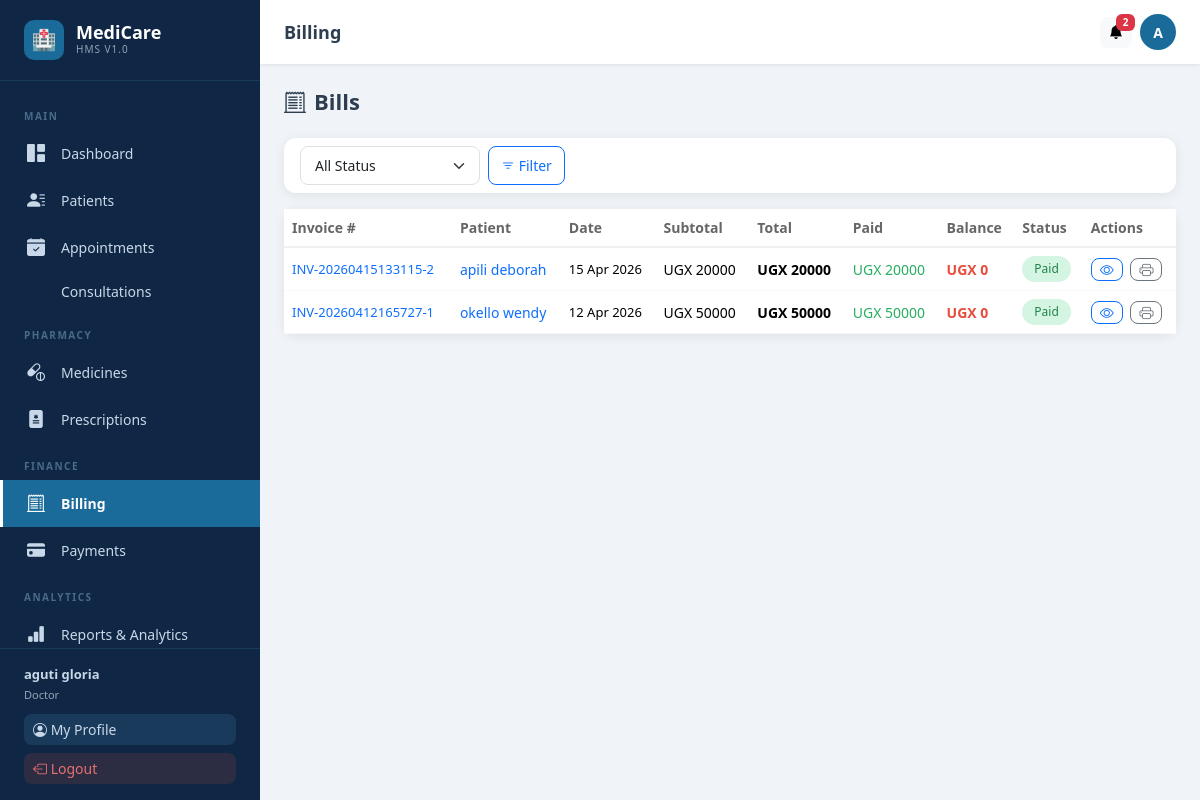
Screenshot of /billing/ (signed in) with the database file from the repository.
### users/models.py (models this page shows, shortened)
class User(AbstractUser):
    ROLE_CHOICES = [
        ('admin', 'Admin'),
        ('doctor', 'Doctor'),
        ('nurse', 'Nurse'),
        ('patient', 'Patient'),
    ]
    role = models.CharField(max_length=20, choices=ROLE_CHOICES, default='patient')
    phone = models.CharField(max_length=20, blank=True)
    profile_pic = models.ImageField(upload_to='profiles/', blank=True, null=True)
    is_approved = models.BooleanField(default=True)
    created_at = models.DateTimeField(auto_now_add=True)

### billing/models.py (models this page shows, shortened)
class Bill(models.Model):
    STATUS_CHOICES = [('Pending','Pending'),('Partial','Partial'),('Paid','Paid'),('Cancelled','Cancelled'),('Overdue','Overdue')]
    patient = models.ForeignKey(Patient, on_delete=models.CASCADE, related_name='bills')
    date = models.DateTimeField(auto_now_add=True)
    due_date = models.DateField(null=True, blank=True)
    status = models.CharField(max_length=20, choices=STATUS_CHOICES, default='Pending')
    discount = models.DecimalField(max_digits=10, decimal_places=2, default=0)
    tax = models.DecimalField(max_digits=10, decimal_places=2, default=0)
    notes = models.TextField(blank=True)
    created_by = models.ForeignKey(User, on_delete=models.SET_NULL, null=True)
    invoice_number = models.CharField(max_length=50, unique=True, blank=True)
    @property
    def subtotal(self):
        return sum(item.amount for item in self.items.all())
    @property
    def total(self):
        return self.subtotal + self.tax - self.discount
    @property
    def amount_paid(self):
        from payments.models import Payment
        paid = Payment.objects.filter(bill=self, status='Success').aggregate(total=models.Sum('amount'))
        return paid['total'] or 0
    @property
    def balance(self):
        return self.total - self.amount_paid
    class Meta: ordering = ['-date']

class BillItem(models.Model):
    ITEM_TYPES = [
        ('Consultation','Consultation'),('Appointment','Appointment'),
        ('Medicine','Medicine'),('Lab','Lab Test'),('Other','Other'),
    ]
    bill = models.ForeignKey(Bill, on_delete=models.CASCADE, related_name='items')
    item_type = models.CharField(max_length=20, choices=ITEM_TYPES, default='Other')
    description = models.CharField(max_length=200)
    quantity = models.IntegerField(default=1)
    unit_price = models.DecimalField(max_digits=10, decimal_places=2)
    amount = models.DecimalField(max_digits=10, decimal_places=2)

### patients/models.py (models this page shows, shortened)
class Patient(models.Model):
    BLOOD_TYPES = [('A+','A+'),('A-','A-'),('B+','B+'),('B-','B-'),('AB+','AB+'),('AB-','AB-'),('O+','O+'),('O-','O-')]
    STATUS_CHOICES = [('Active','Active'),('Discharged','Discharged'),('Transferred','Transferred'),('Deceased','Deceased')]
    GENDER_CHOICES = [('Male','Male'),('Female','Female'),('Other','Other')]
    user = models.OneToOneField(User, on_delete=models.SET_NULL, null=True, blank=True, related_name='patient_profile')
    name = models.CharField(max_length=200)
    age = models.IntegerField(default=0)
    gender = models.CharField(max_length=10, choices=GENDER_CHOICES, default='Male')
    phone = models.CharField(max_length=20, blank=True)
    address = models.TextField(blank=True)
    blood_type = models.CharField(max_length=5, choices=BLOOD_TYPES, blank=True)
    admission_date = models.DateField(auto_now_add=True)
    status = models.CharField(max_length=20, choices=STATUS_CHOICES, default='Active')
    emergency_contact = models.CharField(max_length=200, blank=True)
    emergency_phone = models.CharField(max_length=20, blank=True)
    allergies = models.TextField(blank=True)
    notes = models.TextField(blank=True)
    assigned_doctor = models.ForeignKey(User, on_delete=models.SET_NULL, null=True, blank=True, related_name='doctor_patients', limit_choices_to={'role': 'doctor'})
    created_at = models.DateTimeField(auto_now_add=True)
    updated_at = models.DateTimeField(auto_now=True)

### billing/views.py (the view)
# urls.py: path('', views.bill_list, name='bill_list'),
@login_required
def bill_list(request):
    user = request.user
    bills = Bill.objects.select_related('patient').all()
    if user.role == 'patient':
        try: bills = bills.filter(patient=user.patient_profile)
        except: bills = bills.none()
    status = request.GET.get('status','')
    if status: bills = bills.filter(status=status)
    return render(request, 'billing/bill_list.html', {'bills': bills, 'status_filter': status})

### notifications/context_processors.py (called while the page is built)
def unread_notifications(request):
    if request.user.is_authenticated:
        from notifications.models import Notification
        count = Notification.objects.filter(recipient=request.user, is_read=False).count()
        return {'unread_notification_count': count}
    return {'unread_notification_count': 0}

### users/templatetags/hms_tags.py (called while the page is built)
@register.filter
def split(value, arg):
    return value.split(arg)

### templates/billing/bill_list.html (shortened to what this page needs)
{% extends 'base.html' %}
{% load hms_tags %}
{% block page_title %}Billing{% endblock %}
{% block content %}
<div class="page-header">
  <h1><i class="bi bi-receipt-cutoff me-2"></i>Bills</h1>
</div>
<div class="card mb-3"><div class="card-body py-2">
  <form class="d-flex gap-2 flex-wrap" method="get">
    <select name="status" class="form-select" style="width:180px">
      <option value="">All Status</option>
    </select>
    <button class="btn btn-outline-primary" type="submit"><i class="bi bi-filter"></i> Filter</button>
  </form>
</div></div>
<div class="card"><div class="table-responsive">
  <table class="table table-hover mb-0">
    <thead><tr><th>Invoice #</th><th>Patient</th><th>Date</th><th>Subtotal</th><th>Total</th><th>Paid</th><th>Balance</th><th>Status</th><th>Actions</th></tr></thead>
    <tbody>
    {% for b in bills %}
    <tr>
      <td style="font-size:13px"><a href="{% url 'billing:bill_detail' b.pk %}" style="text-decoration:none">{{ b.invoice_number }}</a></td>
      <td><a href="{% url 'patients:patient_detail' b.patient.pk %}" style="text-decoration:none;font-weight:500">{{ b.patient.name }}</a></td>
      <td style="font-size:13px;white-space:nowrap">{{ b.date|date:"d M Y" }}</td>
      <td>UGX {{ b.subtotal|floatformat:0 }}</td>
      <td class="fw-bold">UGX {{ b.total|floatformat:0 }}</td>
      <td style="color:#27ae60">UGX {{ b.amount_paid|floatformat:0 }}</td>
      <td style="color:#e74c3c;font-weight:600">UGX {{ b.balance|floatformat:0 }}</td>
      <td><span class="badge-pill status-{{ b.status|lower }}">{{ b.status }}</span></td>
      <td>
        <a href="{% url 'billing:bill_detail' b.pk %}" class="btn btn-sm btn-outline-primary py-0 px-2 me-1"><i class="bi bi-eye"></i></a>
        <a href="{% url 'billing:invoice_pdf' b.pk %}" class="btn btn-sm btn-outline-secondary py-0 px-2" target="_blank"><i class="bi bi-printer"></i></a>
      </td>
    </tr>
    {% empty %}<tr><td colspan="9" class="text-center py-5 text-muted">No bills found.</td></tr>
    {% endfor %}
    </tbody>
  </table>
</div></div>
{% endblock %}

### templates/base.html (shortened to what this page needs)
<!DOCTYPE html>
<html lang="en">
<head>
{% load static %}
<link href="https://cdn.jsdelivr.net/npm/bootstrap@5.3.2/dist/css/bootstrap.min.css" rel="stylesheet">
<link href="https://cdn.jsdelivr.net/npm/bootstrap-icons@1.11.3/font/bootstrap-icons.min.css" rel="stylesheet">
</head>
<body>
{% if user.is_authenticated %}
<aside class="sidebar" id="sidebar">
  <a href="{% url 'users:dashboard' %}" class="sidebar-brand">
    <div class="logo-icon">🏥</div>
    <div><div class="logo-text">MediCare</div><div class="logo-sub">HMS v1.0</div></div>
  </a>
  <nav class="sidebar-nav">
    <div class="nav-section-title">Main</div>
    <a href="{% url 'users:dashboard' %}" class="nav-link {% if request.resolver_match.url_name == 'dashboard' %}active{% endif %}">
      <i class="bi bi-grid-1x2-fill"></i> Dashboard
    </a>
    {% if user.role != 'patient' %}
    <a href="{% url 'patients:patient_list' %}" class="nav-link {% if 'patients' in request.path %}active{% endif %}">
      <i class="bi bi-person-lines-fill"></i> Patients
    </a>
    {% endif %}
    <a href="{% url 'appointments:appointment_list' %}" class="nav-link {% if 'appointments' in request.path and 'consultations' not in request.path %}active{% endif %}">
      <i class="bi bi-calendar-check-fill"></i> Appointments
    </a>
    <a href="{% url 'appointments:consultation_list' %}" class="nav-link {% if 'consultations' in request.path %}active{% endif %}">
       Consultations
    </a>
    <div class="nav-section-title">Pharmacy</div>
    <a href="{% url 'pharmacy:medicine_list' %}" class="nav-link {% if 'pharmacy' in request.path and 'prescriptions' not in request.path and 'orders' not in request.path %}active{% endif %}">
      <i class="bi bi-capsule-pill"></i> Medicines
    </a>
    <a href="{% url 'pharmacy:prescription_list' %}" class="nav-link {% if 'prescriptions' in request.path %}active{% endif %}">
      <i class="bi bi-file-medical-fill"></i> Prescriptions
    </a>
    <div class="nav-section-title">Finance</div>
    <a href="{% url 'billing:bill_list' %}" class="nav-link {% if 'billing' in request.path %}active{% endif %}">
      <i class="bi bi-receipt-cutoff"></i> Billing
    </a>
    <a href="{% url 'payments:payment_list' %}" class="nav-link {% if 'payments' in request.path %}active{% endif %}">
      <i class="bi bi-credit-card-fill"></i> Payments
    </a>
    {% if user.role == 'admin' or user.role == 'doctor' %}
    <div class="nav-section-title">Analytics</div>
    <a href="{% url 'reports:dashboard' %}" class="nav-link {% if 'reports' in request.path %}active{% endif %}">
      <i class="bi bi-bar-chart-fill"></i> Reports & Analytics
    </a>
    {% endif %}
  </nav>
  <div class="sidebar-footer">
    <div style="color:#c8d8e8;font-size:13px;margin-bottom:10px">
      <strong>{{ user.get_full_name|default:user.username }}</strong><br>
      <span style="opacity:.7;font-size:11px;text-transform:capitalize">{{ user.role }}</span>
    </div>
    <a href="{% url 'users:profile' %}" class="btn btn-sm mb-2" style="background:#1a3a5c;color:#c8d8e8;width:100%;text-align:left">
      <i class="bi bi-person-circle"></i> My Profile
    </a>
    <a href="{% url 'users:logout' %}" class="btn btn-sm" style="background:#e74c3c22;color:#e87070;width:100%;text-align:left">
      <i class="bi bi-box-arrow-left"></i> Logout
    </a>
  </div>
</aside>
<div class="topbar">
  <span class="page-title">{% block page_title %}Dashboard{% endblock %}</span>
  <div class="topbar-actions">
    <a href="{% url 'notifications:notification_list' %}" class="btn btn-light btn-sm position-relative" title="Notifications">
      <i class="bi bi-bell-fill"></i>
      {% if unread_notification_count > 0 %}
      <span class="badge bg-danger position-absolute" style="top:-4px;right:-4px;font-size:10px;min-width:18px">{{ unread_notification_count }}</span>
      {% endif %}
    </a>
    <a href="{% url 'users:profile' %}" class="topbar-avatar" title="My Profile">
      {{ user.first_name|first|upper|default:user.username|first|upper }}
    </a>
  </div>
</div>
<main class="main-wrapper">
{% endif %}
  {% block content %}{% endblock %}
{% if user.is_authenticated %}</main>{% endif %}
</body>
</html>

### templates/base.html (style rules this page uses)
:root { --primary:#1a6b9a;--primary-dark:#134f73;--primary-light:#e8f4fd; --sidebar-w:260px;--sidebar-bg:#0f2744;--sidebar-text:#c8d8e8; --sidebar-hover:#1a3a5c;--sidebar-active:#1a6b9a; --topbar-h:64px;--body-bg:#f0f4f8;--card-shadow:0 2px 12px rgba(0,0,0,.08); }
body { background:var(--body-bg);font-family:'Segoe UI',system-ui,sans-serif;margin:0;overflow-x:hidden }
.sidebar { position:fixed;top:0;left:0;height:100vh;width:var(--sidebar-w);background:var(--sidebar-bg);z-index:1000;display:flex;flex-direction:column;transition:transform .3s ease }
.sidebar-brand { padding:20px 24px;border-bottom:1px solid #1a3a5c;display:flex;align-items:center;gap:12px;color:#fff;text-decoration:none }
.sidebar-brand .logo-icon { width:40px;height:40px;background:var(--primary);border-radius:10px;display:flex;align-items:center;justify-content:center;font-size:20px;flex-shrink:0 }
.sidebar-brand .logo-text { font-size:18px;font-weight:700;line-height:1.1 }
.sidebar-brand .logo-sub { font-size:10px;color:var(--sidebar-text);opacity:.7;letter-spacing:1px;text-transform:uppercase }
.sidebar-nav { flex:1;overflow-y:auto;padding:12px 0 }
.nav-section-title { font-size:10px;font-weight:600;color:#4a6a8a;text-transform:uppercase;letter-spacing:1.5px;padding:16px 24px 6px }
.nav-link { display:flex;align-items:center;gap:12px;padding:10px 24px;color:var(--sidebar-text);text-decoration:none;font-size:14px;transition:all .2s;border-left:3px solid transparent }
.nav-link.active { background:var(--sidebar-active);color:#fff;border-left-color:#fff;font-weight:600 }
.nav-link .bi { font-size:18px;flex-shrink:0;width:22px }
.sidebar-footer { padding:16px 24px;border-top:1px solid #1a3a5c }
.topbar { position:fixed;top:0;left:var(--sidebar-w);right:0;height:var(--topbar-h);background:#fff;box-shadow:0 1px 4px rgba(0,0,0,.08);z-index:999;display:flex;align-items:center;padding:0 24px;gap:16px }
.topbar .page-title { font-size:18px;font-weight:600;color:#2c3e50;flex:1 }
.topbar .topbar-actions { display:flex;align-items:center;gap:8px }
.topbar-avatar { width:36px;height:36px;border-radius:50%;background:var(--primary);color:#fff;display:flex;align-items:center;justify-content:center;font-weight:600;font-size:14px;text-decoration:none }
.main-wrapper { margin-left:var(--sidebar-w);margin-top:var(--topbar-h);padding:24px;min-height:calc(100vh - var(--topbar-h)) }
.card { border:none;border-radius:12px;box-shadow:var(--card-shadow) }
.table { font-size:14px }
.table th { font-weight:600;color:#666;border-bottom:2px solid #f0f0f0;white-space:nowrap }
.table td { vertical-align:middle;border-color:#f8f8f8 }
.form-control,.form-select { border-radius:8px;border:1px solid #e0e0e0;font-size:14px;padding:8px 14px }
.btn { border-radius:8px;font-size:14px;font-weight:500 }
.page-header { display:flex;align-items:center;justify-content:space-between;margin-bottom:24px;flex-wrap:wrap;gap:12px }
.page-header h1 { font-size:22px;font-weight:700;color:#2c3e50;margin:0 }
.status-active,.status-confirmed,.status-success,.status-paid { background:#d5f5e3;color:#1e8449 }
.badge-pill { padding:4px 12px;border-radius:20px;font-size:12px;font-weight:500;display:inline-block }

### rows the page displays
User: get_full_name "aguti gloria", role "Doctor", first_name|first "A"
Bill: invoice_number "INV-20260415133115-2", patient.name "apili deborah", date "15 Apr 2026", subtotal "20000", total "20000", amount_paid "20000", balance "0", status "Paid"
Bill: invoice_number "INV-20260412165727-1", patient.name "okello wendy", date "12 Apr 2026", subtotal "50000", total "50000", amount_paid "50000", balance "0", status "Paid"

### other values shown
{{ unread_notification_count }} "2"
